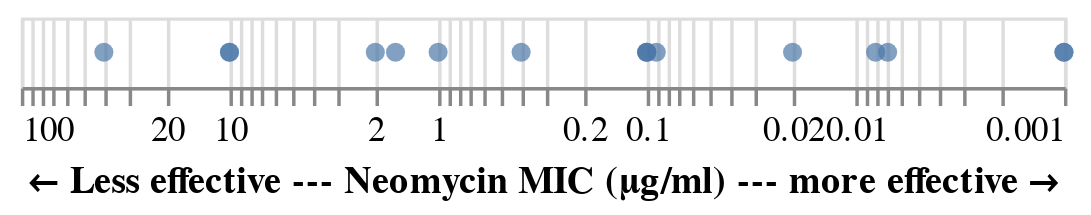

Here is the notebook cell this chart was saved with:
### Code cell
alt.Chart(antibiotics).mark_circle().encode(
    alt.X('Neomycin:Q',
          sort='descending',
          scale=alt.Scale(type='log'),
          title='← Less effective --- Neomycin MIC (μg/ml) --- more effective →')
)

### Figure 1 — Vega-Lite specification as saved in the notebook (floating-point values rounded to 4 significant figures)
{"config": {"view": {"continuousWidth": 300, "continuousHeight": 300}}, "data": {"name": "data-9358c74bfa85e269e603e741ba1c4924"}, "mark": {"type": "circle"}, "encoding": {"x": {"field": "Neomycin", "scale": {"type": "log"}, "sort": "descending", "title": "← Less effective --- Neomycin MIC (μg/ml) --- more effective →", "type": "quantitative"}}, "$schema": "https://vega.github.io/schema/vega-lite/v5.20.1.json", "datasets": {"data-9358c74bfa85e269e603e741ba1c4924": [{"Bacteria": "Aerobacter aerogenes", "Penicillin": 870.0, "Streptomycin": 1.0, "Neomycin": 1.6, "Gram_Staining": "negative", "Genus": "other"}, {"Bacteria": "Bacillus anthracis", "Penicillin": 0.001, "Streptomycin": 0.01, "Neomycin": 0.007, "Gram_Staining": "positive", "Genus": "other"}, {"Bacteria": "Brucella abortus", "Penicillin": 1.0, "Streptomycin": 2.0, "Neomycin": 0.02, "Gram_Staining": "negative", "Genus": "other"}, {"Bacteria": "Diplococcus pneumoniae", "Penicillin": 0.005, "Streptomycin": 11.0, "Neomycin": 10.0, "Gram_Staining": "positive", "Genus": "other"}, {"Bacteria": "Escherichia coli", "Penicillin": 100.0, "Streptomycin": 0.4, "Neomycin": 0.1, "Gram_Staining": "negative", "Genus": "other"}, {"Bacteria": "Klebsiella pneumoniae", "Penicillin": 850.0, "Streptomycin": 1.2, "Neomycin": 1.0, "Gram_Staining": "negative", "Genus": "other"}, {"Bacteria": "Mycobacterium tuberculosis", "Penicillin": 800.0, "Streptomycin": 5.0, "Neomycin": 2.0, "Gram_Staining": "negative", "Genus": "other"}, {"Bacteria": "Proteus vulgaris", "Penicillin": 3.0, "Streptomycin": 0.1, "Neomycin": 0.1, "Gram_Staining": "negative", "Genus": "other"}, {"Bacteria": "Pseudomonas aeruginosa", "Penicillin": 850.0, "Streptomycin": 2.0, "Neomycin": 0.4, "Gram_Staining": "negative", "Genus": "other"}, {"Bacteria": "Salmonella (Eberthella) typhosa", "Penicillin": 1.0, "Streptomycin": 0.4, "Neomycin": 0.008, "Gram_Staining": "negative", "Genus": "Salmonella"}, {"Bacteria": "Salmonella schottmuelleri", "Penicillin": 10.0, "Streptomycin": 0.8, "Neomycin": 0.09, "Gram_Staining": "negative", "Genus": "Salmonella"}, {"Bacteria": "Staphylococcus albus", "Penicillin": 0.007, "Streptomycin": 0.1, "Neomycin": 0.001, "Gram_Staining": "positive", "Genus": "Staphylococcus"}, {"Bacteria": "Staphylococcus aureus", "Penicillin": 0.03, "Streptomycin": 0.03, "Neomycin": 0.001, "Gram_Staining": "positive", "Genus": "Staphylococcus"}, {"Bacteria": "Streptococcus fecalis", "Penicillin": 1.0, "Streptomycin": 1.0, "Neomycin": 0.1, "Gram_Staining": "positive", "Genus": "Streptococcus"}, {"Bacteria": "Streptococcus hemolyticus", "Penicillin": 0.001, "Streptomycin": 14.0, "Neomycin": 10.0, "Gram_Staining": "positive", "Genus": "Streptococcus"}, {"Bacteria": "Streptococcus viridans", "Penicillin": 0.005, "Streptomycin": 10.0, "Neomycin": 40.0, "Gram_Staining": "positive", "Genus": "Streptococcus"}]}}
